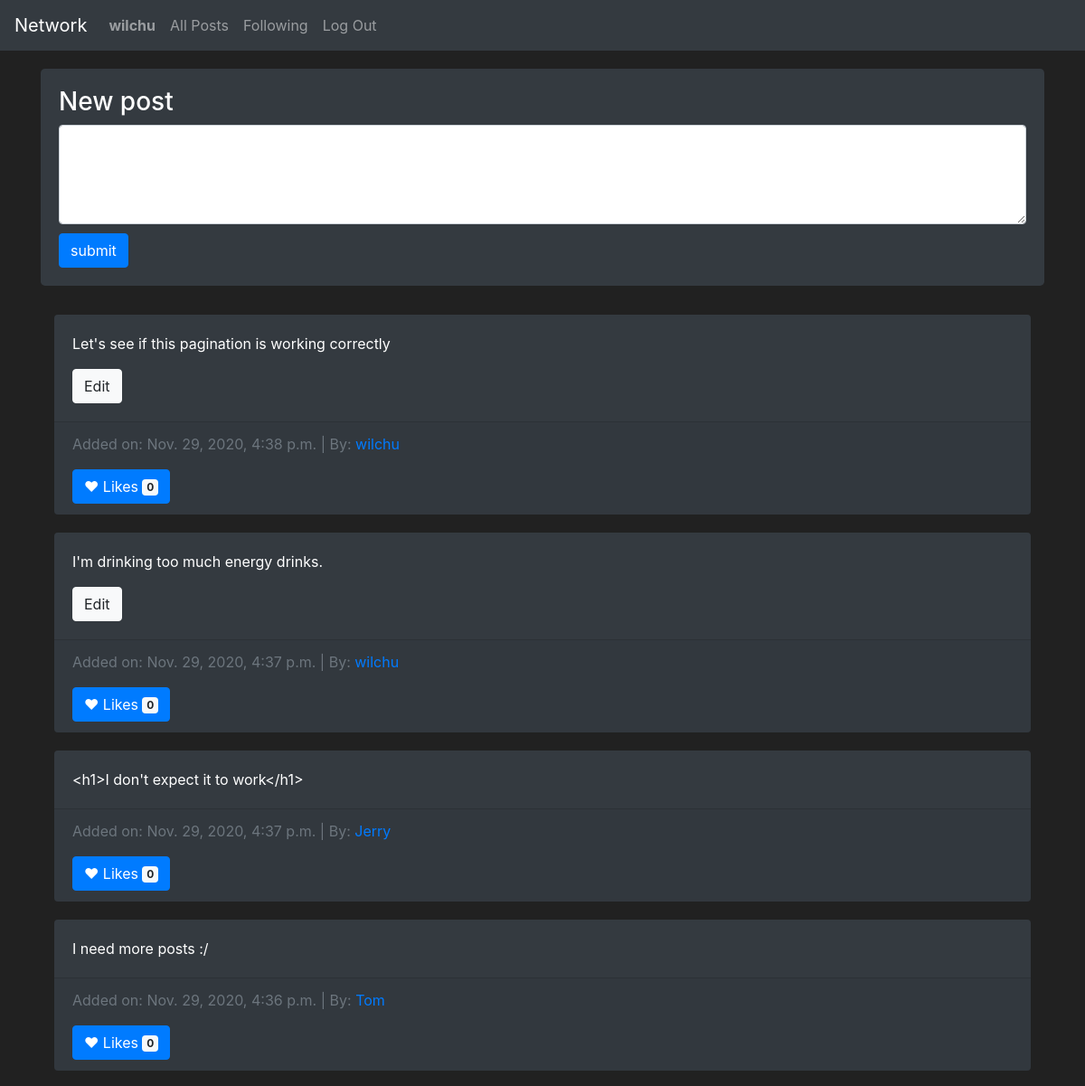
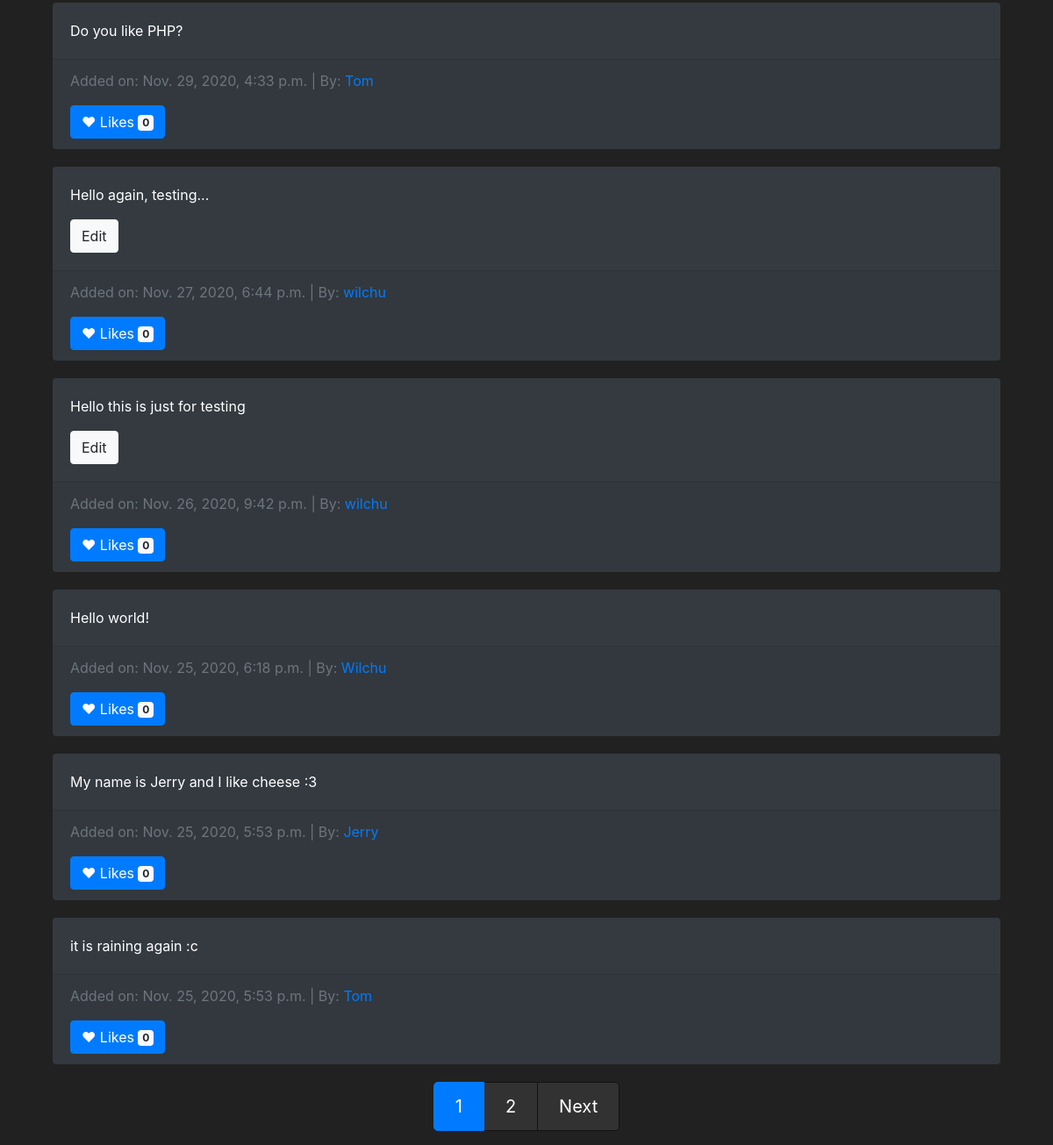
Screenshot of / (signed in) with the database file from the repository (2 pictures, top to bottom).
### network/models.py (models this page shows, shortened)
class User(AbstractUser):
    followers = models.IntegerField(default=0)
    following = models.IntegerField(default=0)

class Posts(models.Model):
    post_owner = models.ForeignKey(User, on_delete=models.CASCADE, related_name="post_owner")
    post_content = models.CharField(max_length=2000)
    post_likes = models.IntegerField(default=0)
    post_date = models.DateTimeField(auto_now_add=True)

### network/views.py (the view, shortened to what this page needs)
# urls.py: path("", views.index, name="index"),
def index(request):
    all_posts = Posts.objects.all().order_by('-post_date')
    page = pagination(request, all_posts, 10)
    return render(request, "network/index.html", {
        "all_posts": page
    })

### network/views.py (called while the page is built)
def pagination(request, data_object, results):
    paginator = Paginator(data_object, results)
    try:
        paginator_result = paginator.page(request.GET.get('page', 1))
    except EmptyPage:
        paginator_result = paginator.page(1)
    return paginator_result

### network/templates/network/index.html (shortened to what this page needs)
{% extends "network/layout.html" %}
{% block body %}
    {% if user.is_authenticated %}
      <section>
          <div class="jumbotron bg-dark text-white">
              <header>
                  <h3>New post</h3>
              </header>
              <form action="{% url 'index' %}" method="POST">
                  <textarea class="form-control" name="post_content" rows="4"></textarea>
                  <input type="submit" class="btn btn-primary" style="margin-top: 10px;" value="submit">
              </form>
          </div>
        </section>
    {% endif %}
    <section>
        <div class="container">
            {% for post in all_posts %}
            <div class="card bg-dark text-white">
                <div class="card-body">
                  <p class="card-text">{{ post.post_content }}</p>
                  {% if user == post.post_owner %}
                    <button type="button" data-postid="{{ post.id }}" class="btn btn-light btn-edit">Edit</button>
                  {% endif %}
                </div>
                <div class="card-footer text-muted">
                  <p>Added on: {{ post.post_date }} | By: <a href="{% url 'profil' post.post_owner.id %}">{{ post.post_owner }}</a></p>
                  <button type="button" class="btn btn-primary like" data-postid="{{ post.id }}">
                    &hearts; Likes <span class="badge badge-light">{{ post.post_likes }}</span>
                  </button>
                </div>
              </div>
            {% endfor %}
        </div>
    </section>
    <section style="margin-top: 20px;">
      <nav aria-label="Posts pagination">
        <ul class="pagination justify-content-center pagination-lg">
          {% for page in all_posts.paginator.page_range %}
            <li class="page-item {% if page == all_posts.number %} active {% endif %}">
              <a class="page-link" href="{% url 'index' %}?page={{ page }}">{{ page }}</a>
            </li>
          {% endfor %}
          {% if all_posts.has_next %}
            <li class="page-item">
              <a class="page-link" href="{% url 'index' %}?page={{ all_posts.next_page_number }}">Next</a>
            </li>
          {% endif %}
        </ul>
      </nav>
    </section>
{% endblock %}

### network/templates/network/layout.html (shortened to what this page needs)
{% load static %}
<!DOCTYPE html>
<html lang="en">
    <head>
        <link rel="stylesheet" href="https://stackpath.bootstrapcdn.com/bootstrap/4.4.1/css/bootstrap.min.css">
        <link href="{% static 'network/styles.css' %}" rel="stylesheet">
    </head>
    <body>
        <nav class="navbar navbar-expand-lg navbar-dark bg-dark">
            <a class="navbar-brand" href="#">Network</a>
            <div>
              <ul class="navbar-nav mr-auto">
                {% if user.is_authenticated %}
                    <li class="nav-item">
                        <a class="nav-link" href="{% url 'profil' user.id %}"><strong>{{ user.username }}</strong></a>
                    </li>
                {% endif %}
                <li class="nav-item">
                  <a class="nav-link" href="{% url 'index' %}">All Posts</a>
                </li>
                {% if user.is_authenticated %}
                    <li class="nav-item">
                        <a class="nav-link" href="{% url 'following' %}">Following</a>
                    </li>
                    <li class="nav-item">
                        <a class="nav-link" href="{% url 'logout' %}">Log Out</a>
                    </li>
                {% endif %}
              </ul>
            </div>
          </nav>
        <div class="body container">
            {% block body %}
            {% endblock %}
        </div>
    </body>
</html>

### network/static/network/styles.css (style rules this page uses)
body { background-color: #212121; color: #fff !important; }
.jumbotron { margin-top: 20px; padding: 20px; }
.card { margin-top: 20px; border: none; }
.page-link { color: #fff; background-color: #323232; border-color: #121212; }

### rows the page displays
User: username "wilchu"
Posts: post_content "Let's see if this pagination is working correctly", post_date "Nov. 29, 2020, 4:38 p.m.", post_owner "wilchu", post_likes "0"
Posts: post_content "I'm drinking too much energy drinks.", post_date "Nov. 29, 2020, 4:37 p.m.", post_owner "wilchu", post_likes "0"
Posts: post_content "<h1>I don't expect it to work</h1>", post_date "Nov. 29, 2020, 4:37 p.m.", post_owner "Jerry", post_likes "0"
Posts: post_content "I need more posts :/", post_date "Nov. 29, 2020, 4:36 p.m.", post_owner "Tom", post_likes "0"
Posts: post_content "Do you like PHP?", post_date "Nov. 29, 2020, 4:33 p.m.", post_owner "Tom", post_likes "0"
Posts: post_content "Hello again, testing...", post_date "Nov. 27, 2020, 6:44 p.m.", post_owner "wilchu", post_likes "0"
Posts: post_content "Hello this is just for testing", post_date "Nov. 26, 2020, 9:42 p.m.", post_owner "wilchu", post_likes "0"
Posts: post_content "Hello world!", post_date "Nov. 25, 2020, 6:18 p.m.", post_owner "Wilchu", post_likes "0"
Posts: post_content "My name is Jerry and I like cheese :3", post_date "Nov. 25, 2020, 5:53 p.m.", post_owner "Jerry", post_likes "0"
Posts: post_content "it is raining again :c", post_date "Nov. 25, 2020, 5:53 p.m.", post_owner "Tom", post_likes "0"

### other values shown
{{ page }} "1" "2"
